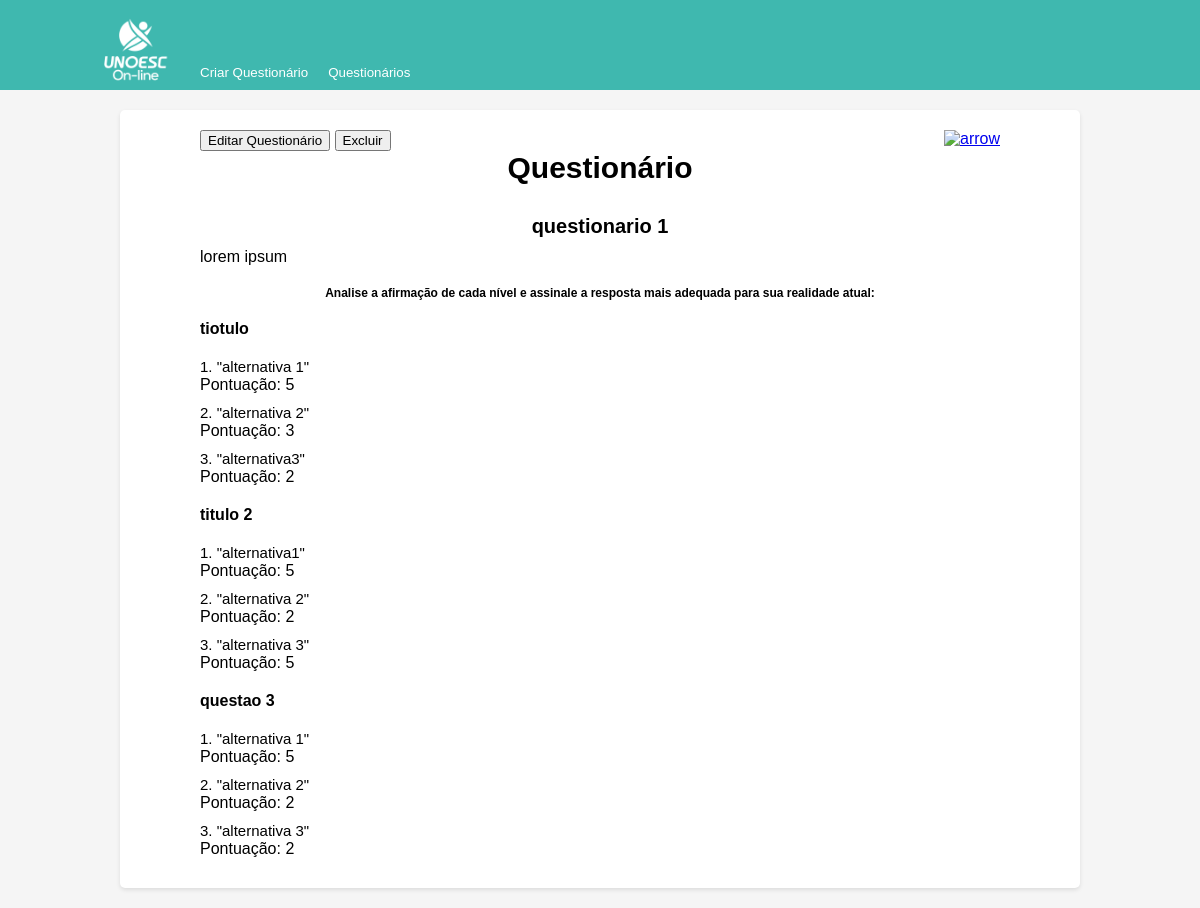
Screenshot of /questionario/201/ with the database file from the repository.
### questionario/models.py (models this page shows)
class Questionario(models.Model):
    titulo = models.CharField(max_length=100)
    explicacao = models.TextField()
    imagem = models.ImageField(upload_to='media', blank=True, null=True, default=None)

class Questao(models.Model):
    questionario = models.ForeignKey(Questionario, on_delete=models.CASCADE)
    titulo = models.CharField(max_length=200)

class Alternativa(models.Model):
    questao = models.ForeignKey(Questao, on_delete=models.CASCADE)
    texto = models.CharField(max_length=200)
    pontuacao = models.IntegerField(default=0)

### questionario/views.py (the view)
# urls.py: path('questionario/<int:questionario_id>/', views.detalhes_questionario, name='detalhes_questionario'),
def detalhes_questionario(request, questionario_id):
    questionario = Questionario.objects.get(pk=questionario_id)
    return render(request, 'detalhes_questionario.html', {'questionario': questionario})

### templates/detalhes_questionario.html (shortened to what this page needs)
<!DOCTYPE html>
{% load static %}
<html lang="pt-br">
<head>
    <link rel="stylesheet" href="{% static 'css/styles.css' %}">
</head>
<body>
    <header id="mr-nav">
        <span>
            <img src="{% static 'img\logo_branco.png' %}" alt="Logo Unoesc">
        </span>
        <a href="{% url 'edit' %}"><button>Criar Questionário</button></a>
        <a href="{% url 'lista_questionarios' %}"><button>Questionários</button></a>
    </header>
    <div id="page">
        <main id="page-content">
            <div id="page-header">
                {% block content %}
                <a href="{% url 'edit_questionario' questionario.id %}"><button>Editar Questionário</button></a>
                <a href="{% url 'inquerito' questionario.id %}" class="arrow-link">
                    <img width="64" height="64" src="https://img.icons8.com/sf-black-filled/64/40C057/arrow.png" alt="arrow"/>
                  </a>
                {% endblock %}
                <a href="{% url 'excluir_questionario' questionario.id %}"><button>Excluir</button></a>
                <h1>Questionário</h1>
                <h2>{{ questionario.titulo }}</h2>
                <p>{{ questionario.explicacao}}</p>
            </div>
            <h4>Analise a afirmação de cada nível e assinale a resposta mais adequada para sua realidade atual:
            </h4>
                {% for questao in questionario.questao_set.all %}
                    <h2 id="questao">{{ questao.titulo }}</h2>
                    {% for alternativa in questao.alternativa_set.all %}
                        <p><label id="alternativa">{{ forloop.counter }}. "{{ alternativa.texto }}"</label> <br> <label id="pontuacao-label">Pontuação: {{ alternativa.pontuacao }}</label></p>
                    {% endfor %}
                {% endfor %}
        </main>
    </div>
</body>
</html>

### questionario/static/css/styles.css (style rules this page uses)
* { margin: 0; box-sizing: border-box; }
body { font-family: Arial, sans-serif; background-color: #f5f5f5; }
header { height: 90px; background-color: #3fb8af; display: flex; align-items: flex-end; padding: 0 20px; position: relative; }
header span { display: flex; align-items: center; }
header img { width: 150px; height: 110px; margin-right: 20px; margin-bottom: 5px; object-fit: contain; object-position: 62px 22px; padding: 0px; }
header a { text-decoration: none; }
header button { padding: 10px; display: inline-flex; align-items: center; background-color: transparent; border: none; color: white; cursor: pointer; margin-right: 10px; border-radius: 3px; }
header button:last-child { margin-right: 0; }
#page { background-color: white; border-radius: 5px; box-shadow: 0 2px 4px rgba(0, 0, 0, 0.1); margin: 20px auto; padding: 20px; width: 80%; }
#page-content { margin: 0 auto; max-width: 800px; }

### templates/detalhes_questionario.html (style rules this page uses)
body { font-family: Arial, sans-serif; background-color: #f5f5f5; margin: 0; padding: 0; }
#page { background-color: white; border-radius: 5px; box-shadow: 0 2px 4px rgba(0, 0, 0, 0.1); margin: 20px auto; padding: 20px; width: 80%; }
#page-content { margin: 0 auto; max-width: 800px; }
#page-header h1 { font-size: 30px; margin-bottom: 30px; text-align: center; }
#page-header h2 { font-size: 20px; margin-bottom: 10px; text-align: center; }
#page-header p { font-size: 16px; margin-bottom: 20px; text-align: justify; }
h4 { font-size: 12px; margin-top: 20px; text-align: center; }
h2 { font-size: 20px; margin-top: 20px; margin-bottom: 20px; }
p { font-size: 16px; margin-bottom: 10px; }
#pontuacao-label { margin-top:5px; padding-top: 5px; }
#questao { font-size: 16px; }
#alternativa { font-size: 15px; }
.arrow-link { display: flex-box; float: right; }

### rows the page displays
Questionario: titulo "questionario 1", explicacao "lorem ipsum"
Questao: titulo "tiotulo"
Alternativa: texto "alternativa 1", pontuacao "5"
Alternativa: texto "alternativa 2", pontuacao "3"
Alternativa: texto "alternativa3", pontuacao "2"
Questao: titulo "titulo 2"
Alternativa: texto "alternativa1", pontuacao "5"
Alternativa: texto "alternativa 2", pontuacao "2"
Alternativa: texto "alternativa 3", pontuacao "5"
Questao: titulo "questao 3"
Alternativa: texto "alternativa 1", pontuacao "5"
Alternativa: texto "alternativa 2", pontuacao "2"
Alternativa: texto "alternativa 3", pontuacao "2"
